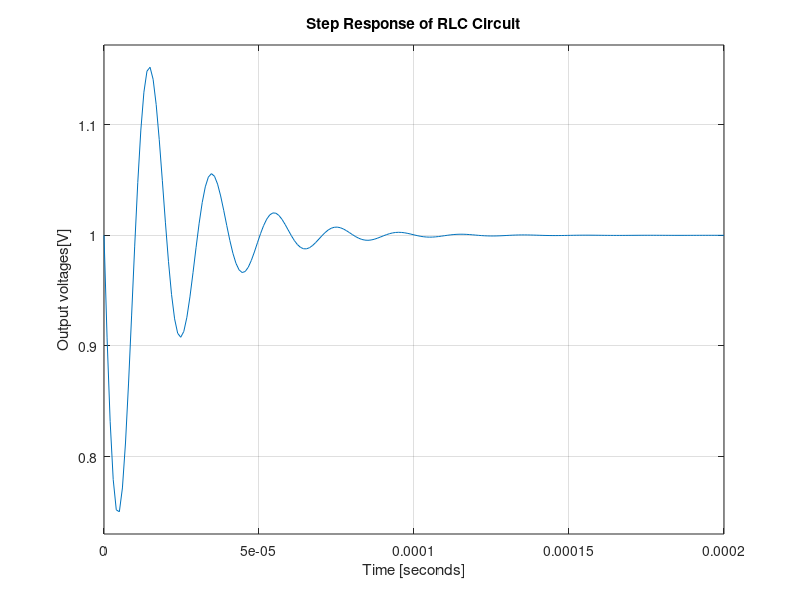

Source code (MATLAB):
% Define component values (same as before)
R = 100;
L = 1e-3;
C = 10e-9;

% Define state-space matrices
A = [-R/L, -1/L; 1/C, 0];
B = [1/L; 0];
C_out = [-R, 0];  % Note: Using C_out to avoid confusion with C (capacitance)
D = 1;

% Create state-space system
sys_ss = ss(A, B, C_out, D);

%Plot the step response 
step(sys_ss);
grid on;
title('Step Response of RLC Circuit');
xlabel('Time [seconds]');
ylabel('Output voltages[V]'); %Assuming input step is in volts
